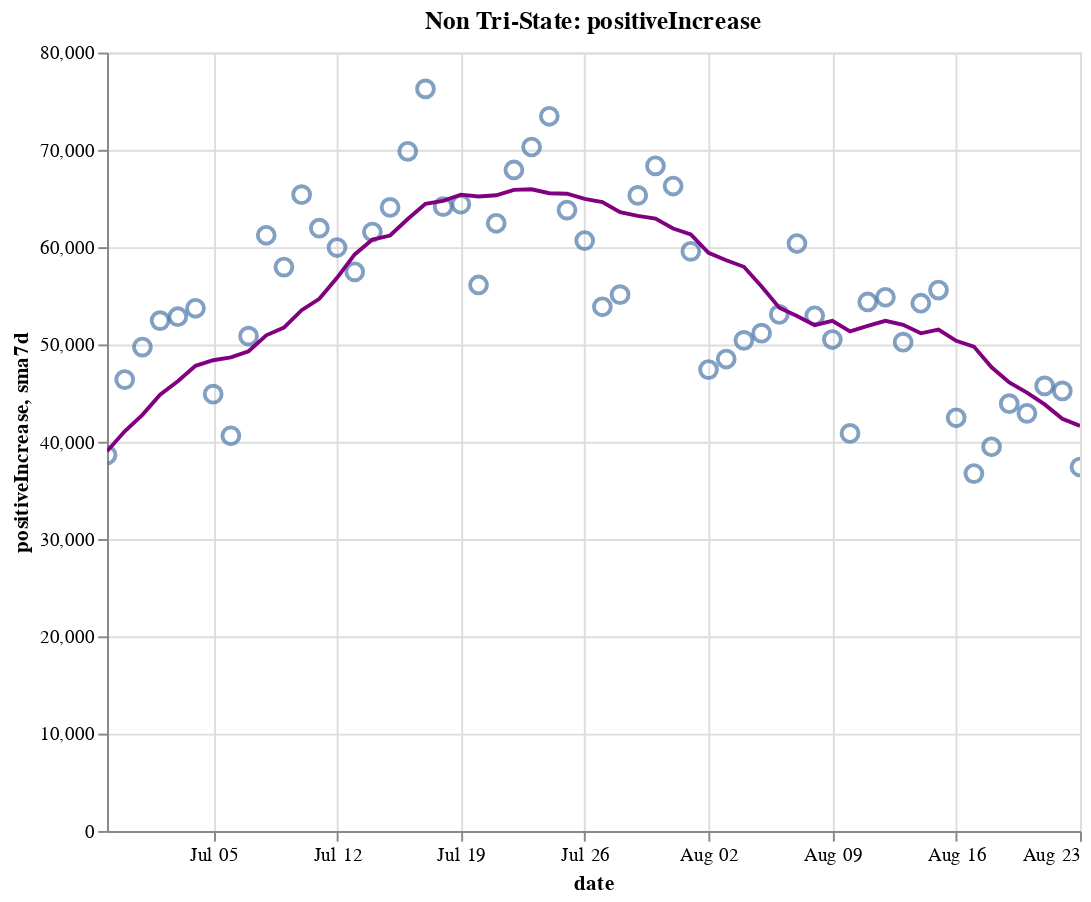

Here is the notebook cell this chart was saved with:
### Code cell
create_plot(non_tristate, 'positiveIncrease')

### Figure 1 — Vega-Lite specification as saved in the notebook (floating-point values rounded to 4 significant figures)
{"config": {"view": {"continuousWidth": 400, "continuousHeight": 300}}, "layer": [{"layer": [{"mark": {"type": "point", "size": 75}, "encoding": {"tooltip": [{"type": "temporal", "field": "date"}, {"type": "quantitative", "field": "positiveIncrease"}, {"type": "quantitative", "field": "sma7d"}], "x": {"type": "temporal", "field": "date"}, "y": {"type": "quantitative", "field": "positiveIncrease"}}, "selection": {"selector014": {"type": "interval", "bind": "scales", "encodings": ["x", "y"]}}}, {"mark": {"type": "line", "color": "purple"}, "encoding": {"x": {"type": "temporal", "field": "date"}, "y": {"type": "quantitative", "field": "sma7d"}}}]}, {"mark": {"type": "rule", "color": "#aaa"}, "encoding": {"x": {"type": "temporal", "field": "date"}}, "transform": [{"filter": {"selection": "selector013"}}]}, {"mark": "circle", "encoding": {"opacity": {"condition": {"value": 1, "selection": "selector013"}, "value": 0}, "tooltip": [{"type": "temporal", "field": "date"}, {"type": "quantitative", "field": "positiveIncrease"}, {"type": "quantitative", "field": "sma7d"}], "x": {"type": "temporal", "field": "date"}, "y": {"type": "quantitative", "field": "positiveIncrease"}}, "selection": {"selector013": {"type": "single", "encodings": ["x"], "on": "mouseover", "nearest": true, "empty": "none"}}}, {"mark": {"type": "text", "align": "left", "dx": 5, "dy": -5, "stroke": "white", "strokeWidth": 2}, "encoding": {"text": {"type": "quantitative", "field": "positiveIncrease"}, "tooltip": [{"type": "temporal", "field": "date"}, {"type": "quantitative", "field": "positiveIncrease"}, {"type": "quantitative", "field": "sma7d"}], "x": {"type": "temporal", "field": "date"}, "y": {"type": "quantitative", "field": "positiveIncrease"}}, "transform": [{"filter": {"selection": "selector013"}}]}, {"mark": {"type": "text", "align": "left", "dx": 5, "dy": -5}, "encoding": {"text": {"type": "quantitative", "field": "positiveIncrease"}, "tooltip": [{"type": "temporal", "field": "date"}, {"type": "quantitative", "field": "positiveIncrease"}, {"type": "quantitative", "field": "sma7d"}], "x": {"type": "temporal", "field": "date"}, "y": {"type": "quantitative", "field": "positiveIncrease"}}, "transform": [{"filter": {"selection": "selector013"}}]}], "data": {"name": "data-e7d75cfc6746f7901abe10e077436443"}, "height": 400, "title": "Non Tri-State: positiveIncrease", "width": 500, "$schema": "https://vega.github.io/schema/vega-lite/v4.8.1.json", "datasets": {"data-e7d75cfc6746f7901abe10e077436443": [{"date": "2020-06-29T00:00:00", "totalTestResultsIncrease": 564700.0, "positiveIncrease": 38640.0, "death": 75400.0, "deathIncrease": 302.0, "positiveRate": 0.068, "state": "Non Tri-State", "sma7d": 39020.0}, {"date": "2020-06-30T00:00:00", "totalTestResultsIncrease": 546000.0, "positiveIncrease": 46390.0, "death": 75940.0, "deathIncrease": 538.0, "positiveRate": 0.085, "state": "Non Tri-State", "sma7d": 41080.0}, {"date": "2020-07-01T00:00:00", "totalTestResultsIncrease": 546800.0, "positiveIncrease": 49730.0, "death": 76580.0, "deathIncrease": 645.0, "positiveRate": 0.091, "state": "Non Tri-State", "sma7d": 42760.0}, {"date": "2020-07-02T00:00:00", "totalTestResultsIncrease": 565500.0, "positiveIncrease": 52450.0, "death": 77240.0, "deathIncrease": 655.0, "positiveRate": 0.093, "state": "Non Tri-State", "sma7d": 44840.0}, {"date": "2020-07-03T00:00:00", "totalTestResultsIncrease": 626800.0, "positiveIncrease": 52850.0, "death": 77760.0, "deathIncrease": 523.0, "positiveRate": 0.084, "state": "Non Tri-State", "sma7d": 46220.0}, {"date": "2020-07-04T00:00:00", "totalTestResultsIncrease": 560300.0, "positiveIncrease": 53720.0, "death": 78030.0, "deathIncrease": 270.0, "positiveRate": 0.096, "state": "Non Tri-State", "sma7d": 47800.0}, {"date": "2020-07-05T00:00:00", "totalTestResultsIncrease": 570100.0, "positiveIncrease": 44890.0, "death": 78210.0, "deathIncrease": 179.0, "positiveRate": 0.079, "state": "Non Tri-State", "sma7d": 48380.0}, {"date": "2020-07-06T00:00:00", "totalTestResultsIncrease": 429600.0, "positiveIncrease": 40610.0, "death": 78420.0, "deathIncrease": 212.0, "positiveRate": 0.095, "state": "Non Tri-State", "sma7d": 48660.0}, {"date": "2020-07-07T00:00:00", "totalTestResultsIncrease": 562700.0, "positiveIncrease": 50850.0, "death": 79280.0, "deathIncrease": 859.0, "positiveRate": 0.09, "state": "Non Tri-State", "sma7d": 49300.0}, {"date": "2020-07-08T00:00:00", "totalTestResultsIncrease": 550900.0, "positiveIncrease": 61220.0, "death": 80010.0, "deathIncrease": 730.0, "positiveRate": 0.111, "state": "Non Tri-State", "sma7d": 50940.0}, {"date": "2020-07-09T00:00:00", "totalTestResultsIncrease": 606600.0, "positiveIncrease": 57950.0, "death": 80840.0, "deathIncrease": 822.0, "positiveRate": 0.096, "state": "Non Tri-State", "sma7d": 51730.0}, {"date": "2020-07-10T00:00:00", "totalTestResultsIncrease": 718600.0, "positiveIncrease": 65390.0, "death": 81650.0, "deathIncrease": 814.0, "positiveRate": 0.091, "state": "Non Tri-State", "sma7d": 53520.0}, {"date": "2020-07-11T00:00:00", "totalTestResultsIncrease": 598300.0, "positiveIncrease": 61950.0, "death": 82350.0, "deathIncrease": 705.0, "positiveRate": 0.104, "state": "Non Tri-State", "sma7d": 54690.0}, {"date": "2020-07-12T00:00:00", "totalTestResultsIncrease": 646300.0, "positiveIncrease": 59960.0, "death": 82810.0, "deathIncrease": 455.0, "positiveRate": 0.093, "state": "Non Tri-State", "sma7d": 56850.0}, {"date": "2020-07-13T00:00:00", "totalTestResultsIncrease": 621800.0, "positiveIncrease": 57460.0, "death": 83080.0, "deathIncrease": 275.0, "positiveRate": 0.092, "state": "Non Tri-State", "sma7d": 59260.0}, {"date": "2020-07-14T00:00:00", "totalTestResultsIncrease": 681300.0, "positiveIncrease": 61550.0, "death": 83790.0, "deathIncrease": 708.0, "positiveRate": 0.09, "state": "Non Tri-State", "sma7d": 60780.0}, {"date": "2020-07-15T00:00:00", "totalTestResultsIncrease": 670100.0, "positiveIncrease": 64080.0, "death": 84610.0, "deathIncrease": 816.0, "positiveRate": 0.096, "state": "Non Tri-State", "sma7d": 61190.0}, {"date": "2020-07-16T00:00:00", "totalTestResultsIncrease": 728000.0, "positiveIncrease": 69850.0, "death": 85500.0, "deathIncrease": 896.0, "positiveRate": 0.096, "state": "Non Tri-State", "sma7d": 62890.0}, {"date": "2020-07-17T00:00:00", "totalTestResultsIncrease": 754900.0, "positiveIncrease": 76260.0, "death": 86420.0, "deathIncrease": 915.0, "positiveRate": 0.101, "state": "Non Tri-State", "sma7d": 64450.0}, {"date": "2020-07-18T00:00:00", "totalTestResultsIncrease": 686200.0, "positiveIncrease": 64160.0, "death": 87260.0, "deathIncrease": 846.0, "positiveRate": 0.094, "state": "Non Tri-State", "sma7d": 64760.0}, {"date": "2020-07-19T00:00:00", "totalTestResultsIncrease": 722600.0, "positiveIncrease": 64410.0, "death": 87770.0, "deathIncrease": 506.0, "positiveRate": 0.089, "state": "Non Tri-State", "sma7d": 65400.0}, {"date": "2020-07-20T00:00:00", "totalTestResultsIncrease": 645500.0, "positiveIncrease": 56110.0, "death": 88110.0, "deathIncrease": 335.0, "positiveRate": 0.087, "state": "Non Tri-State", "sma7d": 65200.0}, {"date": "2020-07-21T00:00:00", "totalTestResultsIncrease": 673500.0, "positiveIncrease": 62450.0, "death": 89120.0, "deathIncrease": 1014.0, "positiveRate": 0.093, "state": "Non Tri-State", "sma7d": 65330.0}, {"date": "2020-07-22T00:00:00", "totalTestResultsIncrease": 698500.0, "positiveIncrease": 67930.0, "death": 90260.0, "deathIncrease": 1137.0, "positiveRate": 0.097, "state": "Non Tri-State", "sma7d": 65880.0}, {"date": "2020-07-23T00:00:00", "totalTestResultsIncrease": 743500.0, "positiveIncrease": 70290.0, "death": 91270.0, "deathIncrease": 1015.0, "positiveRate": 0.095, "state": "Non Tri-State", "sma7d": 65950.0}, {"date": "2020-07-24T00:00:00", "totalTestResultsIncrease": 804400.0, "positiveIncrease": 73450.0, "death": 92400.0, "deathIncrease": 1129.0, "positiveRate": 0.091, "state": "Non Tri-State", "sma7d": 65540.0}, {"date": "2020-07-25T00:00:00", "totalTestResultsIncrease": 722700.0, "positiveIncrease": 63810.0, "death": 93400.0, "deathIncrease": 999.0, "positiveRate": 0.088, "state": "Non Tri-State", "sma7d": 65490.0}, {"date": "2020-07-26T00:00:00", "totalTestResultsIncrease": 747100.0, "positiveIncrease": 60670.0, "death": 93940.0, "deathIncrease": 544.0, "positiveRate": 0.081, "state": "Non Tri-State", "sma7d": 64960.0}, {"date": "2020-07-27T00:00:00", "totalTestResultsIncrease": 641300.0, "positiveIncrease": 53870.0, "death": 94970.0, "deathIncrease": 1026.0, "positiveRate": 0.084, "state": "Non Tri-State", "sma7d": 64640.0}, {"date": "2020-07-28T00:00:00", "totalTestResultsIncrease": 670400.0, "positiveIncrease": 55120.0, "death": 96060.0, "deathIncrease": 1086.0, "positiveRate": 0.082, "state": "Non Tri-State", "sma7d": 63590.0}, {"date": "2020-07-29T00:00:00", "totalTestResultsIncrease": 727400.0, "positiveIncrease": 65320.0, "death": 97520.0, "deathIncrease": 1466.0, "positiveRate": 0.09, "state": "Non Tri-State", "sma7d": 63220.0}, {"date": "2020-07-30T00:00:00", "totalTestResultsIncrease": 709800.0, "positiveIncrease": 68360.0, "death": 98750.0, "deathIncrease": 1229.0, "positiveRate": 0.096, "state": "Non Tri-State", "sma7d": 62940.0}, {"date": "2020-07-31T00:00:00", "totalTestResultsIncrease": 611500.0, "positiveIncrease": 66280.0, "death": 100000.0, "deathIncrease": 1295.0, "positiveRate": 0.108, "state": "Non Tri-State", "sma7d": 61920.0}, {"date": "2020-08-01T00:00:00", "totalTestResultsIncrease": 653600.0, "positiveIncrease": 59570.0, "death": 101200.0, "deathIncrease": 1164.0, "positiveRate": 0.091, "state": "Non Tri-State", "sma7d": 61310.0}, {"date": "2020-08-02T00:00:00", "totalTestResultsIncrease": 614400.0, "positiveIncrease": 47410.0, "death": 101700.0, "deathIncrease": 486.0, "positiveRate": 0.077, "state": "Non Tri-State", "sma7d": 59420.0}, {"date": "2020-08-03T00:00:00", "totalTestResultsIncrease": 628600.0, "positiveIncrease": 48500.0, "death": 102200.0, "deathIncrease": 502.0, "positiveRate": 0.077, "state": "Non Tri-State", "sma7d": 58650.0}, {"date": "2020-08-04T00:00:00", "totalTestResultsIncrease": 622800.0, "positiveIncrease": 50420.0, "death": 103400.0, "deathIncrease": 1241.0, "positiveRate": 0.081, "state": "Non Tri-State", "sma7d": 57980.0}, {"date": "2020-08-05T00:00:00", "totalTestResultsIncrease": 578600.0, "positiveIncrease": 51160.0, "death": 104800.0, "deathIncrease": 1335.0, "positiveRate": 0.088, "state": "Non Tri-State", "sma7d": 55960.0}, {"date": "2020-08-06T00:00:00", "totalTestResultsIncrease": 628100.0, "positiveIncrease": 53090.0, "death": 106000.0, "deathIncrease": 1238.0, "positiveRate": 0.085, "state": "Non Tri-State", "sma7d": 53780.0}, {"date": "2020-08-07T00:00:00", "totalTestResultsIncrease": 670900.0, "positiveIncrease": 60370.0, "death": 107300.0, "deathIncrease": 1313.0, "positiveRate": 0.09, "state": "Non Tri-State", "sma7d": 52930.0}, {"date": "2020-08-08T00:00:00", "totalTestResultsIncrease": 599800.0, "positiveIncrease": 52950.0, "death": 108400.0, "deathIncrease": 1075.0, "positiveRate": 0.088, "state": "Non Tri-State", "sma7d": 51980.0}, {"date": "2020-08-09T00:00:00", "totalTestResultsIncrease": 605100.0, "positiveIncrease": 50510.0, "death": 109000.0, "deathIncrease": 604.0, "positiveRate": 0.083, "state": "Non Tri-State", "sma7d": 52430.0}, {"date": "2020-08-10T00:00:00", "totalTestResultsIncrease": 608000.0, "positiveIncrease": 40850.0, "death": 109400.0, "deathIncrease": 417.0, "positiveRate": 0.067, "state": "Non Tri-State", "sma7d": 51330.0}, {"date": "2020-08-11T00:00:00", "totalTestResultsIncrease": 632900.0, "positiveIncrease": 54370.0, "death": 110700.0, "deathIncrease": 1307.0, "positiveRate": 0.086, "state": "Non Tri-State", "sma7d": 51900.0}, {"date": "2020-08-12T00:00:00", "totalTestResultsIncrease": 362600.0, "positiveIncrease": 54850.0, "death": 112200.0, "deathIncrease": 1495.0, "positiveRate": 0.151, "state": "Non Tri-State", "sma7d": 52430.0}, {"date": "2020-08-13T00:00:00", "totalTestResultsIncrease": 762100.0, "positiveIncrease": 50240.0, "death": 113400.0, "deathIncrease": 1145.0, "positiveRate": 0.066, "state": "Non Tri-State", "sma7d": 52020.0}, {"date": "2020-08-14T00:00:00", "totalTestResultsIncrease": 726500.0, "positiveIncrease": 54240.0, "death": 114600.0, "deathIncrease": 1199.0, "positiveRate": 0.075, "state": "Non Tri-State", "sma7d": 51140.0}, {"date": "2020-08-15T00:00:00", "totalTestResultsIncrease": 628400.0, "positiveIncrease": 55590.0, "death": 115800.0, "deathIncrease": 1200.0, "positiveRate": 0.088, "state": "Non Tri-State", "sma7d": 51520.0}, {"date": "2020-08-16T00:00:00", "totalTestResultsIncrease": 679700.0, "positiveIncrease": 42460.0, "death": 116400.0, "deathIncrease": 611.0, "positiveRate": 0.062, "state": "Non Tri-State", "sma7d": 50370.0}, {"date": "2020-08-17T00:00:00", "totalTestResultsIncrease": 532400.0, "positiveIncrease": 36730.0, "death": 116800.0, "deathIncrease": 394.0, "positiveRate": 0.069, "state": "Non Tri-State", "sma7d": 49780.0}, {"date": "2020-08-18T00:00:00", "totalTestResultsIncrease": 549500.0, "positiveIncrease": 39480.0, "death": 118000.0, "deathIncrease": 1178.0, "positiveRate": 0.072, "state": "Non Tri-State", "sma7d": 47660.0}, {"date": "2020-08-19T00:00:00", "totalTestResultsIncrease": 544600.0, "positiveIncrease": 43910.0, "death": 119400.0, "deathIncrease": 1402.0, "positiveRate": 0.081, "state": "Non Tri-State", "sma7d": 46090.0}, {"date": "2020-08-20T00:00:00", "totalTestResultsIncrease": 570000.0, "positiveIncrease": 42920.0, "death": 120500.0, "deathIncrease": 1122.0, "positiveRate": 0.075, "state": "Non Tri-State", "sma7d": 45050.0}, {"date": "2020-08-21T00:00:00", "totalTestResultsIncrease": 610500.0, "positiveIncrease": 45740.0, "death": 121600.0, "deathIncrease": 1109.0, "positiveRate": 0.075, "state": "Non Tri-State", "sma7d": 43830.0}, {"date": "2020-08-22T00:00:00", "totalTestResultsIncrease": 629400.0, "positiveIncrease": 45220.0, "death": 122600.0, "deathIncrease": 1018.0, "positiveRate": 0.072, "state": "Non Tri-State", "sma7d": 42350.0}, {"date": "2020-08-23T00:00:00", "totalTestResultsIncrease": 548000.0, "positiveIncrease": 37400.0, "death": 123200.0, "deathIncrease": 563.0, "positiveRate": 0.068, "state": "Non Tri-State", "sma7d": 41630.0}]}}
